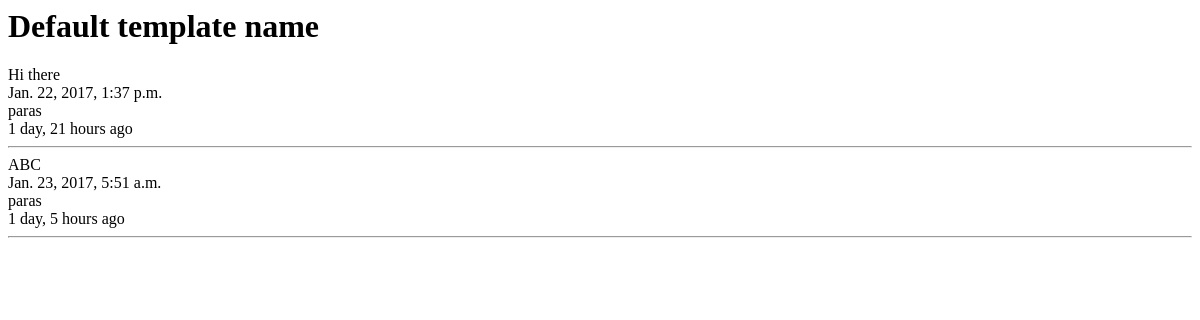
The page /tweet/ on the database as committed earlier.
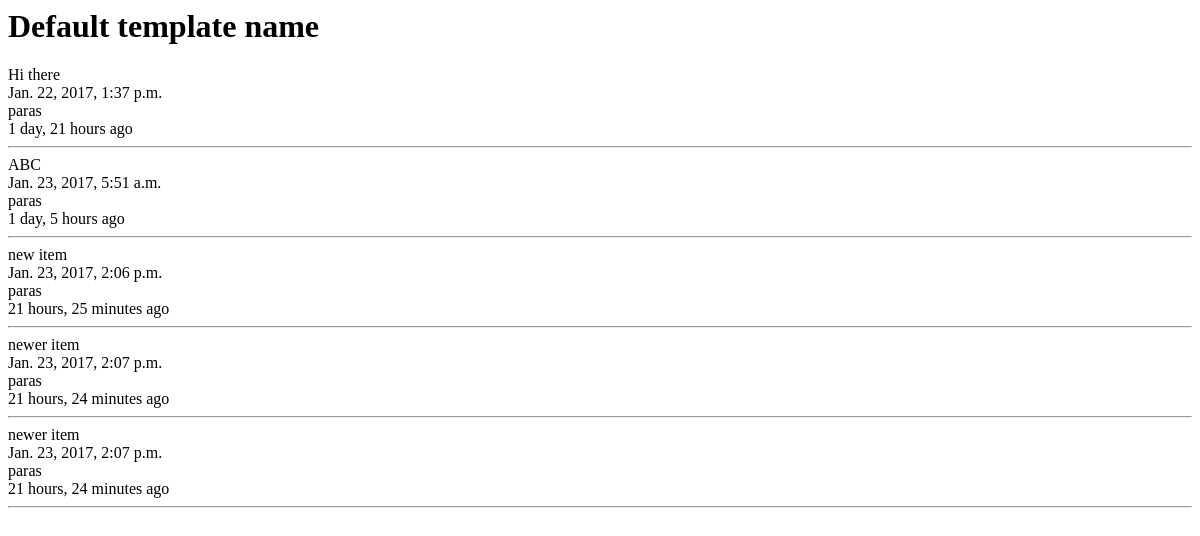
The same page on the database as committed later.
### tweets/models.py (models this page shows, shortened)
class Tweet(models.Model):
    user = models.ForeignKey(settings.AUTH_USER_MODEL, default=1)
    content = models.CharField(max_length=140, validators=[validate_content])
    timestamp = models.DateTimeField(auto_now_add=True)
    updated = models.DateTimeField(auto_now=True)

### tweets/views.py (the view)
class TweetListView(ListView):
    queryset = Tweet.objects.all()
    def get_context_data(self, *args, **kwargs):
        context= super(TweetListView, self).get_context_data(*args, **kwargs)
        return context

### tweets/templates/tweets/tweet_list.html
<h1>Default template name</h1>
{% for obj in object_list %}
    {{ obj.content }}</br>
    {{ obj.timestamp }}</br>
    {{ obj.user }}</br>
    {{ obj.timestamp|timesince }} ago</br> <hr/>
{% endfor %}

Rows that differ between the two databases and show on the page:
added Tweet: content "new item", timestamp "Jan. 23, 2017, 2:06 p.m.", user "paras", timestamp "21 hours, 25 minutes"
added Tweet: content "newer item", timestamp "Jan. 23, 2017, 2:07 p.m.", user "paras", timestamp "21 hours, 24 minutes"
added Tweet: content "newer item", timestamp "Jan. 23, 2017, 2:07 p.m.", user "paras", timestamp "21 hours, 24 minutes"
